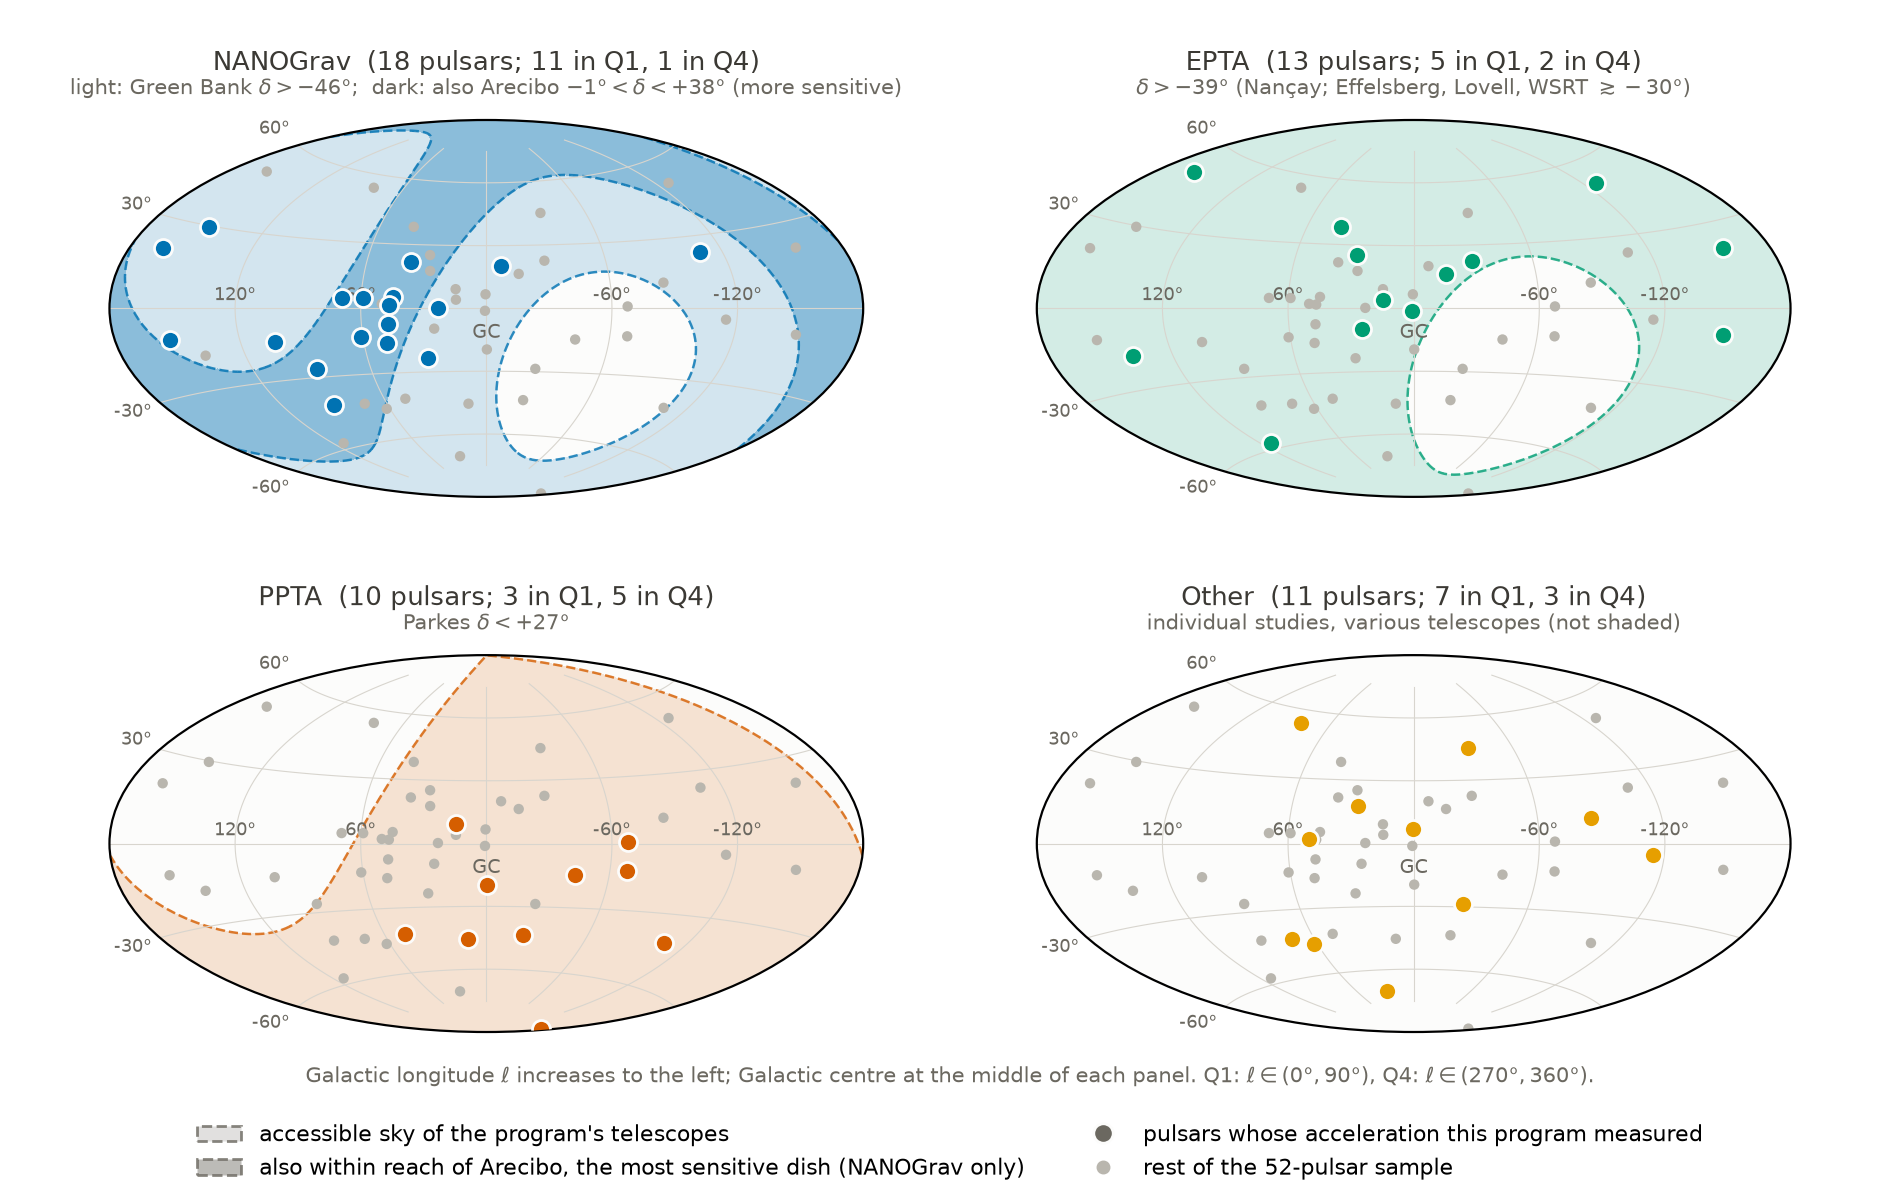

The Python source for this figure:
"""Accessible sky of each timing program behind the Donlon+2025 catalog, one panel per program.

A timing program points at individual pulsars, so it has no survey footprint; what it has is the
sky its telescopes can reach, i.e. a declination band set by each telescope's latitude.  Each
panel shades that band (union over the program's telescopes) and overlays the program's own
pulsars; the rest of the sample is shown in gray for reference.  Galactic Aitoff projection with
l increasing to the left and the Galactic centre in the middle, as in coverage_map.py.
Writes accessible_sky.png here and figures/sky_accessible_by_program.pdf in the paper repo.
"""
from pathlib import Path
import numpy as np, pandas as pd, matplotlib
matplotlib.use("Agg")
import matplotlib.pyplot as plt
from matplotlib.lines import Line2D
from matplotlib.patches import Patch
from matplotlib.colors import to_rgba
from astropy.coordinates import SkyCoord
import astropy.units as u
from programs import program, PROGRAM_ORDER

HERE = Path(__file__).resolve().parent
PAPER = HERE.parents[3] / "accelerations-paper"

# declination bands reachable by each program's telescopes (deg).  Limits are the usual
# operational ones: GBT > -46 (lat +38.4), Arecibo -1..+38 (lat +18.3, zenith-angle limit 20 deg),
# Nancay > -39 (sets the EPTA union; Effelsberg/Lovell/Westerbork stop at -30..-35, Sardinia can
# reach -45 but contributed little to DR2), Parkes < +27 (lat -33, zenith-angle limit 60 deg).
ACCESS = {
    "NANOGrav": [("Green Bank", -46, 90, 0.16), ("Arecibo", -1, 38, 0.34)],
    "EPTA":     [("Nançay / Effelsberg / Lovell / Westerbork", -39, 90, 0.16)],
    "PPTA":     [("Parkes", -90, 27, 0.16)],
    "Other":    [],
}
LIMIT_TEXT = {"NANOGrav": r"light: Green Bank $\delta>-46°$;  dark: also Arecibo $-1°<\delta<+38°$ (more sensitive)",
              "EPTA": r"$\delta>-39°$ (Nançay; Effelsberg, Lovell, WSRT $\gtrsim-30°$)",
              "PPTA": r"Parkes $\delta<+27°$",
              "Other": "individual studies, various telescopes (not shaded)"}
PAL = {"NANOGrav": "#0072B2", "EPTA": "#009E73", "PPTA": "#D55E00", "Other": "#E69F00"}
INK, MUTED, GRID, SURF, CTX = "#3b3934", "#6b6860", "#d8d5ce", "#fcfcfb", "#b9b6ae"

df = pd.read_csv(HERE / "donlon52_refs.csv")
df["program"] = df.tag.map(program)
df["x"] = -np.radians((df.GL + 180) % 360 - 180)            # x = -l: l increases to the left
df["y"] = np.radians(df.GB)

xg, yg = np.linspace(-np.pi, np.pi, 721), np.linspace(-np.pi / 2, np.pi / 2, 361)
X, Y = np.meshgrid(xg, yg)
DEC = SkyCoord(l=-np.degrees(X) * u.deg, b=np.degrees(Y) * u.deg, frame="galactic").icrs.dec.deg

def dec_curve(ax, dec0, **kw):
    g = SkyCoord(ra=np.linspace(0, 360, 1441) * u.deg, dec=dec0 * u.deg, frame="icrs").galactic
    x, y = -np.radians((g.l.deg + 180) % 360 - 180), np.radians(g.b.deg)
    jump = np.where(np.abs(np.diff(x)) > np.pi / 2)[0] + 1
    ax.plot(np.insert(x, jump, np.nan), np.insert(y, jump, np.nan), **kw)

fig, axes = plt.subplots(2, 2, figsize=(9.5, 6.0), subplot_kw=dict(projection="aitoff"))
for ax, prog in zip(axes.flat, PROGRAM_ORDER):
    col = PAL[prog]
    ax.set_facecolor(SURF)
    for name, lo, hi, alpha in ACCESS[prog]:
        ax.contourf(X, Y, ((DEC > lo) & (DEC < hi)).astype(int), levels=[0.5, 1.5],
                    colors=[to_rgba(col, alpha)], zorder=0)
        for lim in (lo, hi):
            if -90 < lim < 90: dec_curve(ax, lim, color=col, lw=0.9, ls="--", alpha=0.8, zorder=1)
    others = df.program != prog
    ax.scatter(df.x[others], df.y[others], s=14, color=CTX, edgecolor="none", zorder=2)
    mine = ~others
    ax.scatter(df.x[mine], df.y[mine], s=42, color=col, edgecolor=SURF, linewidth=1.0, zorder=3)
    n, n_q1 = int(mine.sum()), int((mine & (df.GL < 90)).sum())
    n_q4 = int((mine & (df.GL >= 270)).sum())
    ax.set_title(f"{prog}  ({n} pulsars; {n_q1} in Q1, {n_q4} in Q4)", fontsize=9.5, color=INK, pad=18)
    ax.text(0.5, 1.055, LIMIT_TEXT[prog], transform=ax.transAxes, ha="center", va="bottom",
            fontsize=7.5, color=MUTED)
    ax.text(0, np.radians(-7), "GC", ha="center", va="top", fontsize=7, color=MUTED, zorder=4)
    ax.set_xticks(np.radians(np.arange(-120, 121, 60)))
    ax.set_xticklabels([f"{-t}°" if t else "" for t in range(-120, 121, 60)], fontsize=6.5, color=MUTED)
    ax.set_yticks(np.radians(np.arange(-60, 61, 30)))
    ax.set_yticklabels([f"{t}°" if t else "" for t in range(-60, 61, 30)], fontsize=6.5, color=MUTED)
    ax.grid(True, color=GRID, lw=0.4, zorder=0.8)

handles = [Patch(facecolor=to_rgba(MUTED, 0.2), edgecolor=to_rgba(MUTED, 0.8), ls="--", label="accessible sky of the program's telescopes"),
           Patch(facecolor=to_rgba(MUTED, 0.45), edgecolor=to_rgba(MUTED, 0.8), ls="--", label="also within reach of Arecibo, the most sensitive dish (NANOGrav only)"),
           Line2D([], [], marker="o", ls="", color=MUTED, markeredgecolor=SURF, markersize=7, label="pulsars whose acceleration this program measured"),
           Line2D([], [], marker="o", ls="", color=CTX, markersize=4, label="rest of the 52-pulsar sample")]
fig.legend(handles=handles, loc="lower center", ncol=2, fontsize=8, frameon=False, bbox_to_anchor=(0.5, 0.0), columnspacing=2.5)
fig.text(0.5, 0.098, r"Galactic longitude $\ell$ increases to the left; Galactic centre at the middle of each panel. "
         r"Q1: $\ell\in(0°,90°)$, Q4: $\ell\in(270°,360°)$.", ha="center", fontsize=7.5, color=MUTED)
fig.subplots_adjust(left=0.03, right=0.97, top=0.9, bottom=0.14, hspace=0.42, wspace=0.08)
fig.savefig(HERE / "accessible_sky.png", dpi=200)
fig.savefig(PAPER / "figures" / "sky_accessible_by_program.pdf")
print("saved", HERE / "accessible_sky.png", "and", PAPER / "figures/sky_accessible_by_program.pdf")
